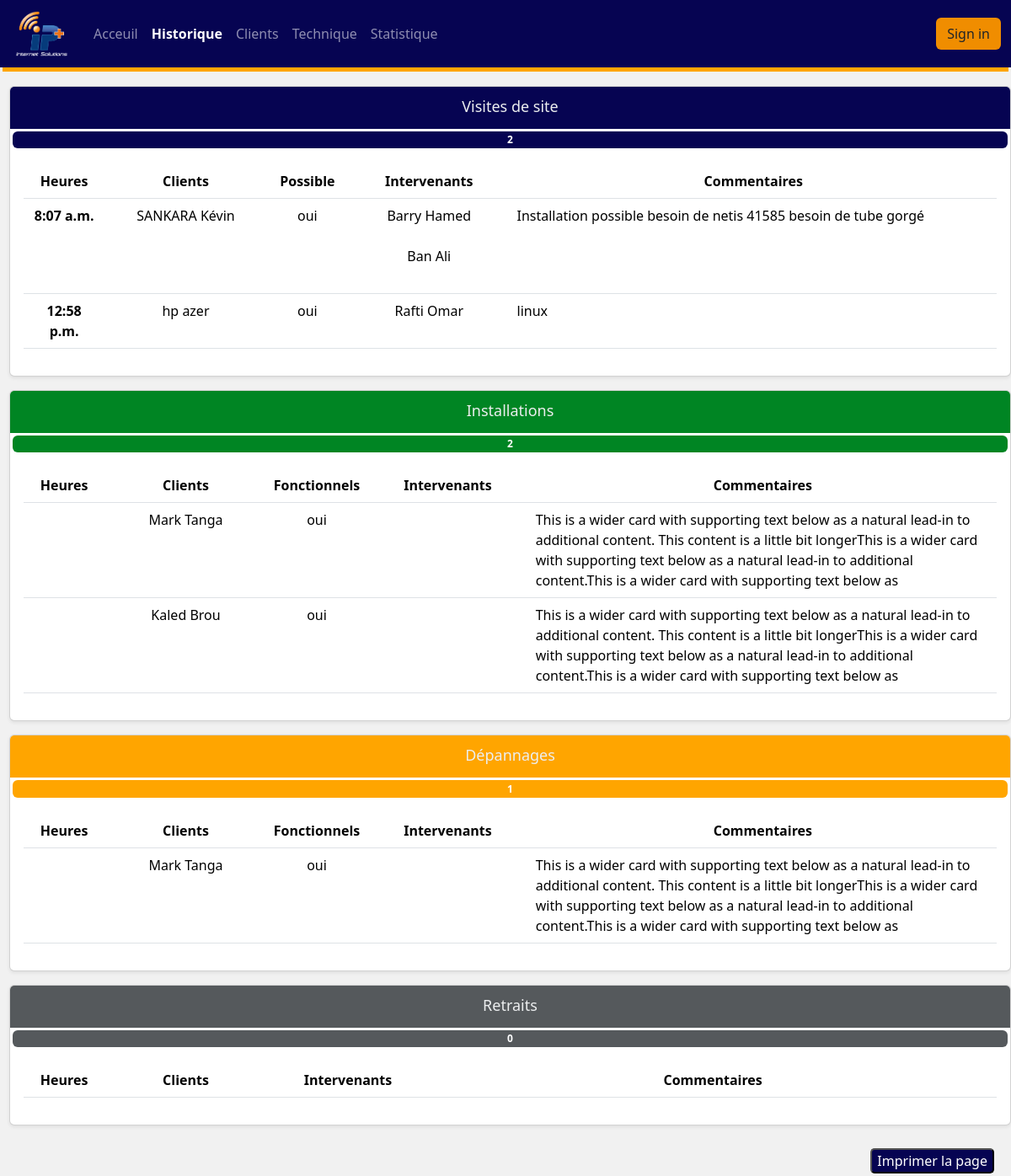
Screenshot of /home/historique/ with the database file from the repository.
### home/models.py (models this page shows, shortened)
class Visite(models.Model):
    date = models.DateField(auto_now_add=True)
    heure = models.TimeField(auto_now_add=True)
    possible = models.CharField(max_length=4,choices=choix,default="oui")
    comment = models.TextField(max_length=250)
    employe = models.ManyToManyField(Employe, blank=True)
    client = models.OneToOneField(Client,on_delete=models.CASCADE)

class Client(models.Model):
    first_name = models.CharField(max_length=30)
    last_name = models.CharField(max_length=40)
    phone_number = models.IntegerField()

class Employe(models.Model):
    choix = [
        ('DG', 'Directeur Générale'),
        ('DAF', 'Directeur Affaire Financière'),
        ('DT', 'Directeur Technique'),
        ('Ingénieur', 'Ingénieur'),
        ('Technicien', 'Technicien'),
        ('Commercial', 'Commercial'),
    ]
    first_name = models.CharField(max_length=30)
    last_name = models.CharField(max_length=40)
    job = models.CharField(max_length=20,choices=choix,default='Technicien')
    phone_number = models.IntegerField()
    leave = models.BooleanField(default=False)

### home/views.py (the view)
# urls.py: path('historique/', views.historique, name='historique'),
def historique(request):
    visite = Visite.objects.all()
    installation = [
    {
        'heures' : '8h 50mn',
        'client' :
            {
                'last_name':'Mark',
                'first_name' : 'Tanga'
            },
        'etat' : 'oui',
        'employes': [
            {
                'last_name':'Sankara',
                'first_name' : 'Steve'
            }
        ],
        'comment' : 'This is a wider card with supporting text below as a natural lead-in to additional content. This content is a little bit longerThis is a wider card with supporting text below as a natural lead-in to additional content.This is a wider card with supporting text below as'
    },
    {
        'heures' : '8h 40mn',
        'client' :
            {
                'last_name':'Kaled',
                'first_name' : 'Brou'
            },
        'etat' : 'oui',
        'employes': [
            {
                'last_name':'Sankara',
                'first_name' : 'Steve'
            },
            {
                'last_name':'Yan',
                'first_name' : 'Koffi'
            }
        ],
        'comment' : 'This is a wider card with supporting text below as a natural lead-in to additional content. This content is a little bit longerThis is a wider card with supporting text below as a natural lead-in to additional content.This is a wider card with supporting text below as'
    },
    ]
    depannage = [
    {
        'heures' : '8h 40mn',
        'client' :
            {
                'last_name':'Mark',
                'first_name' : 'Tanga'
            },
        'etat' : 'oui',
        'employes': [
            {
                'last_name':'Sankara',
                'first_name' : 'Steve'
            }
        ],
        'comment' : 'This is a wider card with supporting text below as a natural lead-in to additional content. This content is a little bit longerThis is a wider card with supporting text below as a natural lead-in to additional content.This is a wider card with supporting text below as'
    }
    ]
    retrait = []
    context = {
        'nombre' : 2,
        'visites' : visite,
        'nbr_visite' : len(visite),
        'installations' : installation,
        'nbr_installation' : len(installation),
        'depannages' : depannage,
        'nbr_depannage' : len(depannage),
        'retraits' : retrait,
        'nbr_retrait' : len(retrait),
        'login' : True
    }
    return render(request, 'home/historique.html', context)

### home/templates/home/historique.html (shortened to what this page needs)
{% extends './base.html' %}
{% load static %}
    {% block content %}
        <br>
        <div class="voir">
          <br><br>
          <div>
            <div class="row g-3" style="margin-left: 3px ;">
              <div id="v">
                <div class="card shadow-sm">
                  <svg class="bd-placeholder-img card-img-top" width="100%" height="50" xmlns="http://www.w3.org/2000/svg" role="img" aria-label="Placeholder: Thumbnail" preserveAspectRatio="xMidYMid slice" focusable="false"><title>Placeholder</title><rect width="100%" height="100%" fill="#060452"/><text x="50%" y="50%" fill="#eceeef" dy=".3em">Visites de site<span class="badge bleu">{{nbr_visite}}</span></text></svg>
                  <div class="card-body">
                    <table class="table table-hover ">
                      <thead>
                        <tr>
                          <th scope="col" class="col-1 centre">Heures</th>
                          <th scope="col" class="col-2 centre">Clients</th>
                          <th scope="col" class="col-1 centre">Possible</th>
                          <th scope="col" class="col-2 centre">Intervenants</th>
                          <th scope="col" class="centre">Commentaires</th>
                        </tr>
                      </thead>
                      <tbody>
                      {% for visite in visites %}
                        <tr>
                          <th class="centre">{{ visite.heure }}</th>
                          <td class="centre">{{ visite.client.last_name }} {{ visite.client.first_name }}</td>
                          <td class="centre">{{ visite.possible }}</td>
                          <td class="centre">
                            {% for employ in visite.employe.all %}
                              {{ employ.last_name}} {{ employ.first_name }} <br><br>
                            {%  endfor %}
                          </td>
                          <td>{{ visite.comment }}</td>
                        </tr>
                      {% endfor %}
                      </tbody>
                    </table>
                  </div>
                </div>
              </div>
              <div id="i">
                <div class="card shadow-sm">
                  <svg class="bd-placeholder-img card-img-top" width="100%" height="50" xmlns="http://www.w3.org/2000/svg" role="img" aria-label="Placeholder: Thumbnail" preserveAspectRatio="xMidYMid slice" focusable="false"><title>Placeholder</title><rect width="100%" height="100%" fill="#008523"/><text x="50%" y="50%" fill="#eceeef" dy=".3em">Installations<span class="badge vert">{{nbr_installation}} </span></text></svg>
                  <div class="card-body">
                    <table class="table table-hover ">
                      <thead>
                        <tr>
                          <th scope="col" class="col-1 centre">Heures</th>
                          <th scope="col" class="col-2 centre">Clients</th>
                          <th scope="col" class="col-1 centre">Fonctionnels</th>
                          <th scope="col" class="col-2 centre">Intervenants</th>
                          <th scope="col" class="centre">Commentaires</th>
                        </tr>
                      </thead>
                      <tbody>
                      {% for installation in installations %}
                        <tr>
                          <th class="centre">{{ installation.heure }}</th>
                          <td class="centre">{{ installation.client.last_name }} {{ installation.client.first_name }}</td>
                          <td class="centre">{{ installation.etat }}</td>
                          <td class="centre">
                          </td>
                          <td>{{ installation.comment }}</td>
                        </tr>
                      {% endfor %}
                      </tbody>
                    </table>
                  </div>
                </div>
              </div>
              <div id="d">
                <div class="card shadow-sm" >
                  <svg class="bd-placeholder-img card-img-top" width="100%" height="50" xmlns="http://www.w3.org/2000/svg" role="img" aria-label="Placeholder: Thumbnail" preserveAspectRatio="xMidYMid slice" focusable="false"><title>Placeholder</title><rect width="100%" height="100%" fill="orange"/><text x="50%" y="50%" fill="#eceeef" dy=".3em">Dépannages<span class="badge orange">{{nbr_depannage}} </span></text></svg>
                  <div class="card-body">
                    <table class="table table-hover ">
                      <thead>
                        <tr>
                          <th scope="col" class="col-1 centre">Heures</th>
                          <th scope="col" class="col-2 centre">Clients</th>
                          <th scope="col" class="col-1 centre">Fonctionnels</th>
                          <th scope="col" class="col-2 centre">Intervenants</th>
                          <th scope="col" class="centre">Commentaires</th>
                        </tr>
                      </thead>
                      <tbody>
                      {% for depannage in depannages %}
                        <tr>
                          <th class="centre">{{ depannage.heure }}</th>
                          <td class="centre">{{ depannage.client.last_name }} {{ depannage.client.first_name }}</td>
                          <td class="centre">{{ depannage.etat }}</td>
                          <td class="centre">
                          </td>
                          <td>{{ depannage.comment }}</td>
                        </tr>
                      {% endfor %}
                      </tbody>
                    </table>
                  </div>
                </div>
              </div>
              <div id="r">
                <div class="card shadow-sm">
                  <svg class="bd-placeholder-img card-img-top" width="100%" height="50" xmlns="http://www.w3.org/2000/svg" role="img" aria-label="Placeholder: Thumbnail" preserveAspectRatio="xMidYMid slice" focusable="false"><title>Placeholder</title><rect width="100%" height="100%" fill="#55595c"/><text x="50%" y="50%" fill="#eceeef" dy=".3em">Retraits<span class="badge rouge">{{nbr_retrait}}</span></text></svg>
                  <div class="card-body">
                    <table class="table table-hover ">
                      <thead>
                        <tr>
                          <th scope="col" class="col-1 centre">Heures</th>
                          <th scope="col" class="col-2 centre">Clients</th>
                          <th scope="col" class="col-2 centre">Intervenants</th>
                          <th scope="col" class="centre">Commentaires</th>
                        </tr>
                      </thead>
                    </table>
                  </div>
                </div>
              </div>
            </div>
          </div>
        </div>
        {% include './impression.html'%}
    {% endblock %}>

### home/templates/home/base.html (shortened to what this page needs)
<!DOCTYPE html>
<html>
	{% load static %}
	{% load bootstrap5 %}
	{% bootstrap_css %}
	<head>
		<link rel="stylesheet" href="{% static 'css/styl.css' %}">
	</head>
	{% block body %}
	<body style="background-color: #F1F1F1;">
	{% endblock %}
	    {% block navbar %}
			{% include './header.html' %}
	    {% endblock %}
	    {% block content %}
	    {% endblock %}
	</body>
</html>

### home/templates/home/header.html (shortened to what this page needs)
 {% load static %}
			<nav class="navbar navbar-expand-lg navbar-dark bg fixed-top" aria-label="Third navbar example">
		    	<div class="container-fluid">
		    		<a class="navbar-brand" href="#"><img src={% static 'image/logo.PNG' %} id="logo">
					</a>
		    		<div class="collapse navbar-collapse" id="navbarsExample03">
		    	    	<ul class="navbar-nav me-auto mb-2 mb-sm-0 ">
							<li class="nav-item">
								<a class="nav-link" aria-current="page" href="{% url 'index' %}">Acceuil</a>
		    	      		</li>
		    	      		<li class="nav-item">
		    	        		<a class="nav-link" href="{% url 'historique'%}">Historique</a>
		    	      		</li>
		    	      		<li class="nav-item">
		    	        		<a class="nav-link" href="{% url 'clients'%}">Clients</a>
		    	      		</li>
		    	      		<li class="nav-item">
		    	        		<a class="nav-link" href="{% url 'technique'%}">Technique</a>
		    	      		</li>
		    	      		<li class="nav-item">
		    	        		<a class="nav-link" href="{% url 'statistique'%}">Statistique</a>
		    	      		</li>
						</ul>
						<form>
		    	     		<button class="btn" style="background-color: #F08D00;" type="submit">Sign in</button>
		    	     	</form>
					</div>
				</div>
		  	</nav>

### home/templates/home/impression.html (shortened to what this page needs)
   <br>
   <button onclick="imprimer()" class="bleu whiteT boutton">Imprimer la page</button>

### home/static/css/styl.css (style rules this page uses)
#logo { width: 75px; }
.bg { background-color: #060452; }
.orange, .btn-warning { background-color: #F08D00; }
.bleu { margin: 3px; background-color: #060452; }
.vert { margin: 3px; background-color: #008523; }
.orange { margin: 3px; background-color: orange; }
.rouge { margin: 3px; background-color: #55595c; }
.whiteT { color: white; }
.bd-placeholder-img { font-size: 1.125rem; text-anchor: middle; -webkit-user-select: none; -moz-user-select: none; user-select: none; }
.boutton { border-radius: 5px 5px 5px 5px; float: right; margin-right: 20px; }
.centre { text-align: center; }

### rows the page displays
Visite: heure "8:07 a.m.", client.last_name "SANKARA", client.first_name "Kévin", possible "oui", comment "Installation possible besoin de netis 41585 besoin de tube gorgé"
Employe: last_name "Barry", first_name "Hamed"
Employe: last_name "Ban", first_name "Ali"
Visite: heure "12:58 p.m.", client.last_name "hp", client.first_name "azer", possible "oui", comment "linux"
Employe: last_name "Rafti", first_name "Omar"

### other values shown
{{ nbr_visite }} "2"
{{ nbr_installation }} "2"
{{ installation.client.last_name }} "Mark" "Kaled"
{{ installation.client.first_name }} "Tanga" "Brou"
{{ installation.etat }} "oui" "oui"
{{ nbr_depannage }} "1"
{{ depannage.client.last_name }} "Mark"
{{ depannage.client.first_name }} "Tanga"
{{ depannage.etat }} "oui"
{{ nbr_retrait }} "0"
